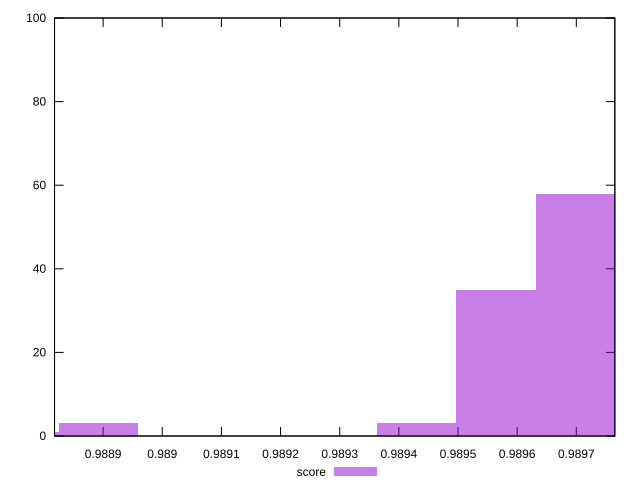

The gnuplot source for this figure:
reset

$score <<EOF
0.9895639581199408 35
0.989429634248878 3
0.9896982819910036 58
0.9888923387646266 3
0.9887580148935637 1
EOF

set key outside below
set boxwidth 0.0001343238710628398
set xrange [0.9888178938524337:0.9897650984457727]
set yrange [0:100]
set trange [0:100]
set style fill transparent solid 0.5 noborder
set terminal svg size 640, 490 enhanced background rgb 'white'
set output "reprap/first-meaningful-paint/samples/pages+cached+noexternal+nojs/score/histogram.svg"

plot $score title "score" with boxes

reset
